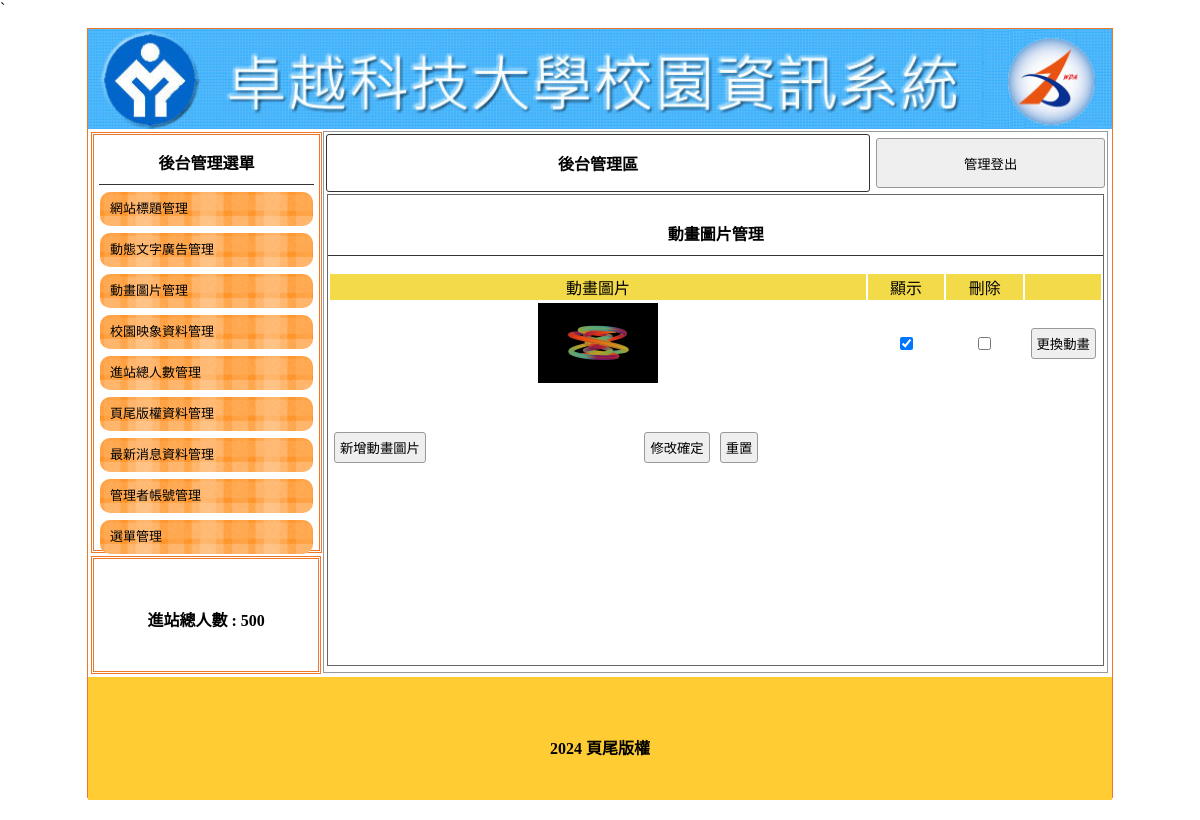
Before: /admin.php?do=mvim (signed in) with the older database file.
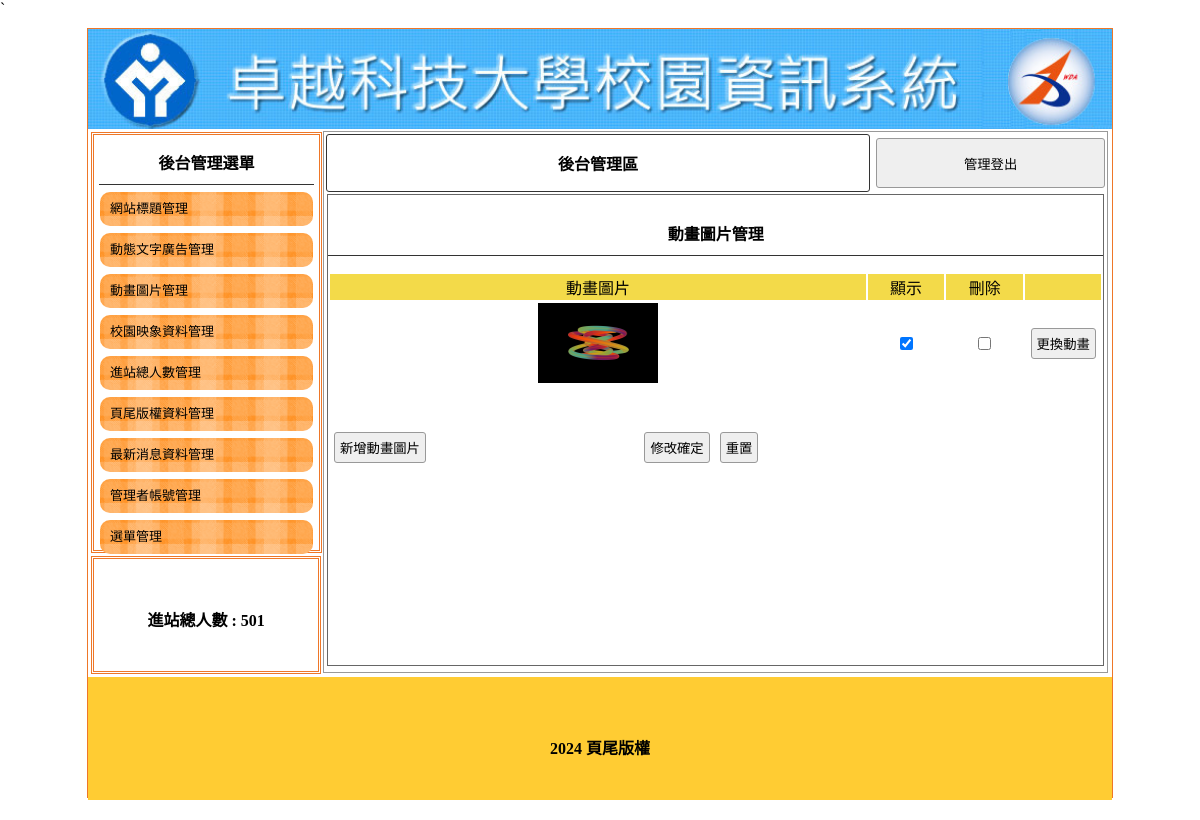
After: the same page with the newer database file.
### tables this page shows
CREATE TABLE `titles` (
  `id` int(10) UNSIGNED NOT NULL,
  `img` text NOT NULL,
  `text` text NOT NULL,
  `sh` int(1) UNSIGNED NOT NULL DEFAULT 1
);

CREATE TABLE `total` (
  `id` int(10) UNSIGNED NOT NULL,
  `total` int(10) UNSIGNED NOT NULL
);

CREATE TABLE `mvims` (
  `id` int(10) UNSIGNED NOT NULL,
  `img` text NOT NULL,
  `sh` int(1) UNSIGNED NOT NULL DEFAULT 1
);

CREATE TABLE `bottom` (
  `id` int(10) UNSIGNED NOT NULL,
  `bottom` text NOT NULL
);

### api/db.php (called while the page is built, shortened)
<?php
class DB{
    protected $dsn="mysql:host=localhost;charset=utf8;dbname=db07";
    protected $pdo;
    protected $table;
    function __construct($table){
        $this->table=$table;
        $this->pdo=new PDO($this->dsn,'root','');
    }
    function all(...$arg){
        $sql="SELECT * FROM $this->table ";
        return $this->fetchAll($sql);
    }
    function find($id){
        $sql="SELECT * FROM $this->table ";
        if(is_array($id)){
            $where=$this->a2s($id);
            $sql=$sql . " WHERE ". join(" && ",$where);
        }else{
            $sql .= " WHERE `id`='$id' ";
        }
        return $this->fetchOne($sql);
    }
    function a2s($array){
        $tmp=[];
        foreach($array as $key => $value){
            $tmp[]="`$key`='$value'";
        }
        return $tmp;
    }
    protected function fetchOne($sql){
        return $this->pdo->query($sql)->fetch(PDO::FETCH_ASSOC);
    }
    protected function fetchAll($sql){
        return $this->pdo->query($sql)->fetchAll(PDO::FETCH_ASSOC);
    }
}
$Title=new DB('titles');
$Mvim=new DB('mvims');
$Total=new DB('total');
$Bottom=new DB('bottom');

### admin.php (the view, shortened to what this page needs)
<?php include_once "api/db.php";
?>
<!DOCTYPE html
    PUBLIC "-//W3C//DTD XHTML 1.0 Transitional//EN" "http://www.w3.org/TR/xhtml1/DTD/xhtml1-transitional.dtd">
<html xmlns="http://www.w3.org/1999/xhtml">
<head>
    <link href="./css/css.css" rel="stylesheet" type="text/css">
</head>
<body>`
    <div id="main">
        <a title="<?=$Title->find(['sh'=>1])['text'];?>" href="index.php">
            <div class="ti" style="background:url('./upload/<?=$Title->find(['sh'=>1])['img'];?>'); background-size:cover;"></div>
        </a>
        <div id="ms">
            <div id="lf" style="float:left;">
                <div id="menuput" class="dbor">
                    <span class="t botli">後台管理選單</span>
                    <a style="color:#000; font-size:13px; text-decoration:none;" href="?do=title">
                        <div class="mainmu">
                            網站標題管理 </div>
                    </a>
                    <a style="color:#000; font-size:13px; text-decoration:none;" href="?do=ad">
                        <div class="mainmu">
                            動態文字廣告管理 </div>
                    </a>
                    <a style="color:#000; font-size:13px; text-decoration:none;" href="?do=mvim">
                        <div class="mainmu">
                            動畫圖片管理 </div>
                    </a>
                    <a style="color:#000; font-size:13px; text-decoration:none;" href="?do=image">
                        <div class="mainmu">
                            校園映象資料管理 </div>
                    </a>
                    <a style="color:#000; font-size:13px; text-decoration:none;" href="?do=total">
                        <div class="mainmu">
                            進站總人數管理 </div>
                    </a>
                    <a style="color:#000; font-size:13px; text-decoration:none;" href="?do=bottom">
                        <div class="mainmu">
                            頁尾版權資料管理 </div>
                    </a>
                    <a style="color:#000; font-size:13px; text-decoration:none;" href="?do=news">
                        <div class="mainmu">
                            最新消息資料管理 </div>
                    </a>
                    <a style="color:#000; font-size:13px; text-decoration:none;" href="?do=admin">
                        <div class="mainmu">
                            管理者帳號管理 </div>
                    </a>
                    <a style="color:#000; font-size:13px; text-decoration:none;" href="?do=menu">
                        <div class="mainmu">
                            選單管理 </div>
                    </a>
                </div>
                <div class="dbor" style="margin:3px; width:95%; height:20%; line-height:100px;">
                    <span class="t">進站總人數 :
                    <?=$Total->find(1)['total'];?></span>
                </div>
            </div>
            <?php
				$do=$_GET['do']??'title';
				$file="./backend/{$do}.php";
				if(file_exists($file)){
					include $file;
				}else{
					include "./backend/title.php";
				}
				?>
        </div>
        <div
            style="width:1024px; left:0px; position:relative; background:#FC3; margin-top:4px; height:123px; display:block;">
            <span class="t" style="line-height:123px;"><?=$Bottom->find(1)['bottom'];?></span>
        </div>
    </div>
</body>
</html>

### backend/mvim.php (shortened to what this page needs)
<div class="di"
    style="height:540px; border:#999 1px solid; width:76.5%; margin:2px 0px 0px 0px; float:left; position:relative; left:20px;">
    <?php include_once "logout.php";?>
    <div style="width:99%; height:87%; margin:auto; overflow:auto; border:#666 1px solid;">
        <p class="t cent botli">動畫圖片管理</p>
        <form method="post" action="./api/edit.php">
            <table width="100%" class='cent'>
                <tbody>
                    <tr class="yel">
                        <td width="70%">動畫圖片</td>
                        <td width="10%">顯示</td>
                        <td width="10%">刪除</td>
                        <td></td>
                    </tr>
                    <?php
                    $rows=$Mvim->all();
                    foreach($rows as $row){
                    ?>
                    <tr>
                        <td>
                            <img src="./upload/<?=$row['img'];?>" style="width:120px;height:80px;">
                        </td>
                        <td>
                            <input type="checkbox" name="sh[]" value="<?=$row['id'];?>" <?=($row['sh']==1)?'checked':'';?>>
                        </td>
                        <td>
                            <input type="checkbox" name="del[]" value="<?=$row['id'];?>">
                        </td>
                        <td>
                            <input type="button"
                                onclick="op('#cover','#cvr','./modal/upload_<?=$do;?>.php?id=<?=$row['id'];?>&table=<?=$do;?>')"
                                  value="更換動畫">
                        </td>
                    </tr>
                    <?php
                    }
                    ?>
                </tbody>
            </table>
            <table style="margin-top:40px; width:70%;">
                <tbody>
                    <tr>
                        <td width="200px">
                            <input type="button"
                                onclick="op(&#39;#cover&#39;,&#39;#cvr&#39;,&#39;./modal/<?=$do;?>.php?table=<?=$do;?>&#39;)"
                                value="新增動畫圖片"></td>
                        <td class="cent">
                            <input type="submit" value="修改確定">
                            <input type="reset" value="重置">
                        </td>
                    </tr>
                </tbody>
            </table>
        </form>
    </div>
</div>

### backend/logout.php
<table width="100%">
        <tbody>
            <tr>
                <td style="width:70%;font-weight:800; border:#333 1px solid; border-radius:3px;" class="cent"><a
                        href="?do=admin" style="color:#000; text-decoration:none;">後台管理區</a></td>
                <td><button onclick="document.cookie=&#39;user=&#39;;location.replace(&#39;./api/logout.php&#39;)"
                        style="width:99%; margin-right:2px; height:50px;">管理登出</button></td>
            </tr>
        </tbody>
    </table>

### css/css.css (style rules this page uses)
body { padding:0px; margin:0px; }
#main { width:1024px; height:768px; margin:10px auto 10px auto; border:#EE7728 1px solid; position:relative; }
.ti { width:100%; height:100px; position:relative; background-size:cover; background-repeat:no-repeat; }
.dbor { border:#EE7728 double 3px; margin:1px; padding:2px 10px 2px 10px; }
.t { font-weight:800; display:block; text-align:center; padding:10px 1px 10px 1px; }
.botli { border-bottom:#333 1px solid; }
.mainmu { position:relative; border-radius:10px; background:url(../icon/menu.fw.png) center no-repeat; background-size:cover; line-height:30px; padding:2px 10px 2px 10px; margin:7px 1px 7px 1px; }
#lf { height:540px; width:21%; display:inline-block; }
#menuput { width:100%; height:75%; position:relative; padding:5px; display:block; margin: 3px; }
.di { display:inline-block; }
.cent { text-align:center; }
input,button { border:#999 1px solid; border-radius:3px; background:#EFEFEF; padding:5px; margin:3px; }
.yel td { background:#F3DA49; text-align:center; }

Changed rows visible on the page:
changed total: total "500" → "501"
